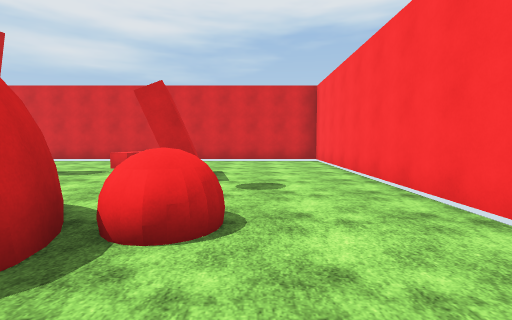
view 1 (above)

12 first-person views from a walk through a 3-D level made in the Unity game engine. The camera is 1.5 m above the floor, tilts 4° down and sees 85° across. The floor is counted in squares, 2 m on a side. Each view is taken from the middle of a square. On the plan, view 1 faces up. The plan holds only what a view shows up to about 10 squares ahead; the rest is blank. The player is left out. Surface patterns are stand-ins for the level's own textures.

view 2
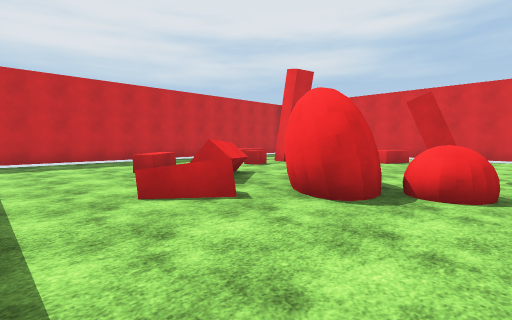

view 3
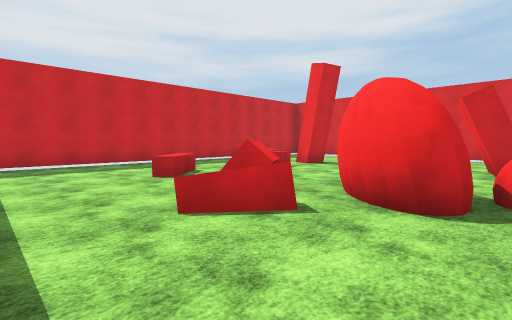

view 4
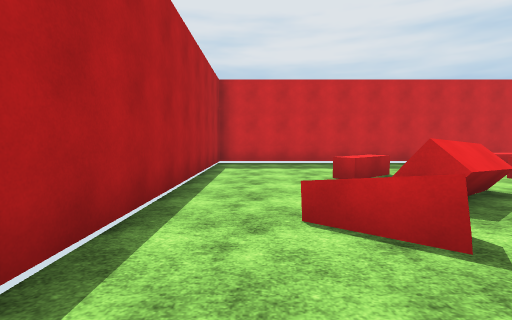

view 5
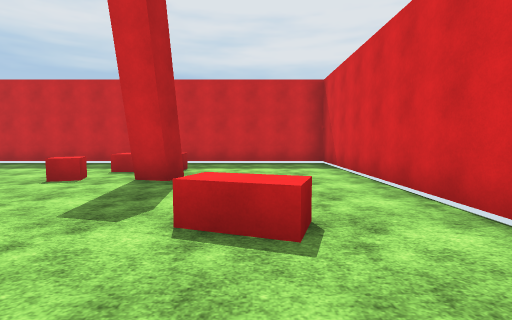

view 6
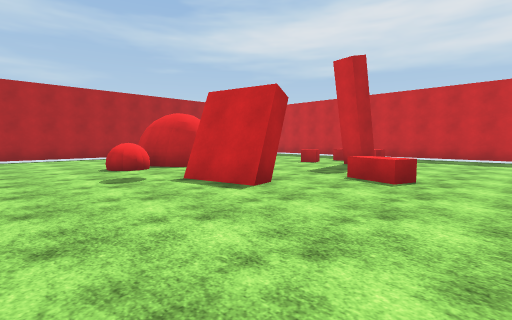

view 7
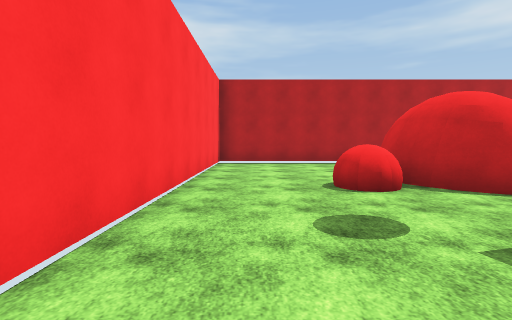

view 8
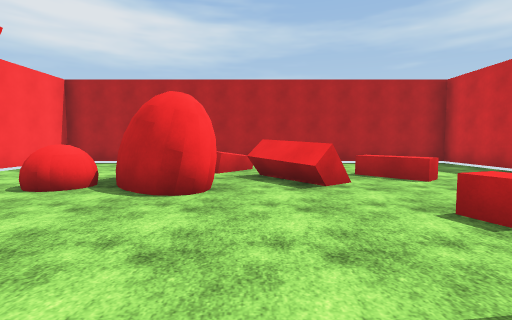

view 9
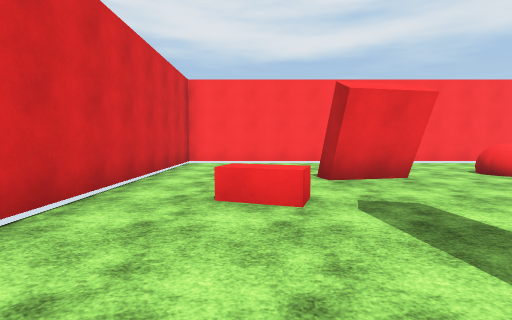

view 10
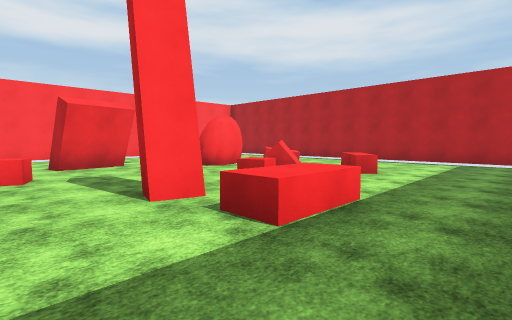

view 11
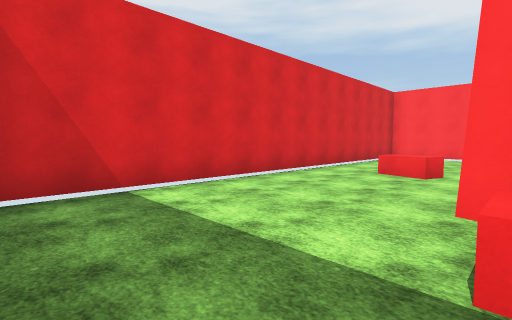

view 12
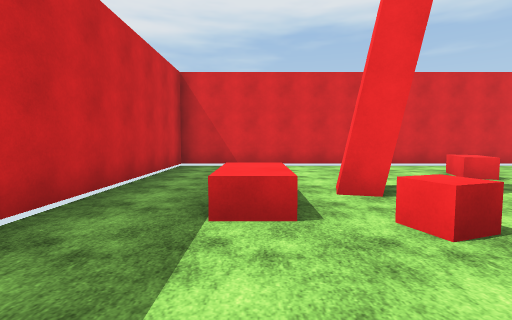

### Floor plan
Points are (right, up) in squares from view 1. A wall is a line through its corners. A room is listed if a view was taken in it or the views show most of it. See-through windows are left out.
Room 1 (views 1, 2, 3, 4, 5, 6, 7, 8, 9, 10, 11, 12)
walls: (-3.3, 3.1) (-3, 3.2) (-2.5, 3.2) (-2, 2.8); (-2.9, 3.3) (-2.2, 3) (-1.7, 2.4) (-1.5, 1.8); (-2, 2.7) (-1.5, 1.9) (-1.6, 1) (-2.3, 1.1) (-3, 1.6) (-3.3, 2.2) (-3.4, 2.8); (-5.6, 2.2) (-5.1, 2.5); (-6.2, 5.7) (-6.8, 5.8) (-6.6, 6.5) (-6, 6.4) (-6.2, 5.7); (-3.9, 1.1) (-4.5, 0.7); (-1.5, 2) (-1.4, 1.4) (-1.7, 1.1); (-4.2, 0.8) (-5.3, 2.4); (-0.9, 5.1) (-1.7, 4.9) (-2, 6.6); (-1.8, 6.6) (-1.3, 6.7); (-2.2, 1.1) (-2.6, 1.3) (-3.2, 1.9) (-3.4, 2.5); (-1.5, 6.7) (-1.1, 5); (-1.6, 1.1) (-2, 1); (-10.2, -2.2) (2.2, -2.2) (2.2, 10.2) (-10.2, 10.2) (-10.2, -2.2)
low walls: (-4.9, 2.6) (-3.9, 1.1); (-5.1, 2.5) (-4.5, 1.7); (-1.6, 5.5) (-1.8, 6.6); (-7.6, 5.1) (-7.6, 4.6) (-8.4, 4.6) (-8.4, 6.2) (-7.5, 6.2); (-1.3, 6.7) (-0.9, 5.1); (-7.6, 1.6) (-7.1, 2) (-6.2, 0.8) (-6.6, 0.5)
ways out: gap at (-7, 6)
objects: red cube (-6, 4); red block (-4, 0) to (-3, 1); red block (-4, 8) to (-3, 8); other object (-1, 2) to (-1, 3)

Where each view was taken, in squares from view 1:
view 1: 0 up, 0 right, facing up
view 2: 2 down, 0 right, facing up-left
view 3: 2 down, 1 left, facing up-left
view 4: 1 down, 1 left, facing left
view 5: 8 up, 1 left, facing left
view 6: 10 up, 2 right, facing down-left
view 7: 7 up, 1 right, facing down
view 8: 7 up, 4 left, facing down
view 9: 8 up, 7 left, facing right
view 10: 8 up, 10 left, facing down-right
view 11: 6 up, 10 left, facing up-right
view 12: 2 up, 8 left, facing up
